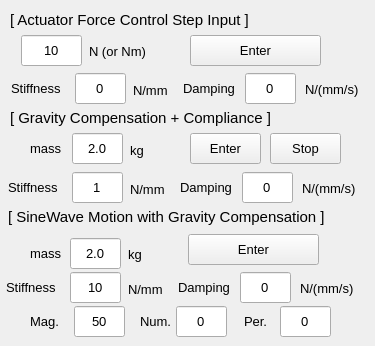
   <widget class="QWidget" name="tab_3">
    <attribute name="title">
     <string>Actuator Force</string>
    </attribute>
    <widget class="QLabel" name="label_91">
     <property name="geometry">
      <rect>
       <x>89</x>
       <y>41</y>
       <width>81</width>
       <height>20</height>
      </rect>
     </property>
     <property name="font">
      <font>
       <pointsize>10</pointsize>
      </font>
     </property>
     <property name="text">
      <string>N (or Nm)</string>
     </property>
    </widget>
    <widget class="QLineEdit" name="LE_ACTFORCE_STEPINPUT_VALUE">
     <property name="geometry">
      <rect>
       <x>21</x>
       <y>35</y>
       <width>61</width>
       <height>31</height>
      </rect>
     </property>
     <property name="font">
      <font>
       <pointsize>10</pointsize>
      </font>
     </property>
     <property name="text">
      <string>10</string>
     </property>
     <property name="alignment">
      <set>Qt::AlignCenter</set>
     </property>
    </widget>
    <widget class="QLabel" name="label_92">
     <property name="geometry">
      <rect>
       <x>10</x>
       <y>10</y>
       <width>341</width>
       <height>20</height>
      </rect>
     </property>
     <property name="font">
      <font>
       <pointsize>11</pointsize>
      </font>
     </property>
     <property name="text">
      <string>[ Actuator Force Control Step Input ]</string>
     </property>
    </widget>
    <widget class="QPushButton" name="BTN_ACTFORCE_STEPINPUT_GO">
     <property name="enabled">
      <bool>true</bool>
     </property>
     <property name="geometry">
      <rect>
       <x>190</x>
       <y>35</y>
       <width>131</width>
       <height>31</height>
      </rect>
     </property>
     <property name="font">
      <font>
       <pointsize>10</pointsize>
      </font>
     </property>
     <property name="text">
      <string>Enter</string>
     </property>
    </widget>
    <widget class="QLabel" name="label_93">
     <property name="geometry">
      <rect>
       <x>133</x>
       <y>80</y>
       <width>51</width>
       <height>20</height>
      </rect>
     </property>
     <property name="font">
      <font>
       <pointsize>10</pointsize>
      </font>
     </property>
     <property name="text">
      <string>N/mm</string>
     </property>
    </widget>
    <widget class="QLineEdit" name="LE_ACTFORCE_STEPINPUT_STIFFNESS">
     <property name="geometry">
      <rect>
       <x>75</x>
       <y>73</y>
       <width>51</width>
       <height>31</height>
      </rect>
     </property>
     <property name="font">
      <font>
       <pointsize>10</pointsize>
      </font>
     </property>
     <property name="text">
      <string>0</string>
     </property>
     <property name="alignment">
      <set>Qt::AlignCenter</set>
     </property>
    </widget>
    <widget class="QLabel" name="label_94">
     <property name="geometry">
      <rect>
       <x>11</x>
       <y>78</y>
       <width>71</width>
       <height>20</height>
      </rect>
     </property>
     <property name="font">
      <font>
       <pointsize>10</pointsize>
      </font>
     </property>
     <property name="text">
      <string>Stiffness</string>
     </property>
    </widget>
    <widget class="QLabel" name="label_95">
     <property name="geometry">
      <rect>
       <x>305</x>
       <y>79</y>
       <width>61</width>
       <height>20</height>
      </rect>
     </property>
     <property name="font">
      <font>
       <pointsize>10</pointsize>
      </font>
     </property>
     <property name="text">
      <string>N/(mm/s)</string>
     </property>
    </widget>
    <widget class="QLineEdit" name="LE_ACTFORCE_STEPINPUT_DAMPING">
     <property name="geometry">
      <rect>
       <x>245</x>
       <y>73</y>
       <width>51</width>
       <height>31</height>
      </rect>
     </property>
     <property name="font">
      <font>
       <pointsize>10</pointsize>
      </font>
     </property>
     <property name="text">
      <string>0</string>
     </property>
     <property name="alignment">
      <set>Qt::AlignCenter</set>
     </property>
    </widget>
    <widget class="QLabel" name="label_96">
     <property name="geometry">
      <rect>
       <x>183</x>
       <y>78</y>
       <width>71</width>
       <height>20</height>
      </rect>
     </property>
     <property name="font">
      <font>
       <pointsize>10</pointsize>
      </font>
     </property>
     <property name="text">
      <string>Damping</string>
     </property>
    </widget>
    <widget class="QLabel" name="label_97">
     <property name="geometry">
      <rect>
       <x>10</x>
       <y>108</y>
       <width>341</width>
       <height>20</height>
      </rect>
     </property>
     <property name="font">
      <font>
       <pointsize>11</pointsize>
      </font>
     </property>
     <property name="text">
      <string>[ Gravity Compensation + Compliance ]</string>
     </property>
    </widget>
    <widget class="QLabel" name="label_98">
     <property name="geometry">
      <rect>
       <x>302</x>
       <y>178</y>
       <width>61</width>
       <height>20</height>
      </rect>
     </property>
     <property name="font">
      <font>
       <pointsize>10</pointsize>
      </font>
     </property>
     <property name="text">
      <string>N/(mm/s)</string>
     </property>
    </widget>
    <widget class="QLineEdit" name="LE_ACTFORCE_GRAVCOMP_STIFFNESS">
     <property name="geometry">
      <rect>
       <x>72</x>
       <y>172</y>
       <width>51</width>
       <height>31</height>
      </rect>
     </property>
     <property name="font">
      <font>
       <pointsize>10</pointsize>
      </font>
     </property>
     <property name="text">
      <string>1</string>
     </property>
     <property name="alignment">
      <set>Qt::AlignCenter</set>
     </property>
    </widget>
    <widget class="QLineEdit" name="LE_ACTFORCE_GRAVCOMP_DAMPING">
     <property name="geometry">
      <rect>
       <x>242</x>
       <y>172</y>
       <width>51</width>
       <height>31</height>
      </rect>
     </property>
     <property name="font">
      <font>
       <pointsize>10</pointsize>
      </font>
     </property>
     <property name="text">
      <string>0</string>
     </property>
     <property name="alignment">
      <set>Qt::AlignCenter</set>
     </property>
    </widget>
    <widget class="QLabel" name="label_99">
     <property name="geometry">
      <rect>
       <x>180</x>
       <y>177</y>
       <width>71</width>
       <height>20</height>
      </rect>
     </property>
     <property name="font">
      <font>
       <pointsize>10</pointsize>
      </font>
     </property>
     <property name="text">
      <string>Damping</string>
     </property>
    </widget>
    <widget class="QLabel" name="label_100">
     <property name="geometry">
      <rect>
       <x>8</x>
       <y>177</y>
       <width>71</width>
       <height>20</height>
      </rect>
     </property>
     <property name="font">
      <font>
       <pointsize>10</pointsize>
      </font>
     </property>
     <property name="text">
      <string>Stiffness</string>
     </property>
    </widget>
    <widget class="QLabel" name="label_101">
     <property name="geometry">
      <rect>
       <x>130</x>
       <y>179</y>
       <width>51</width>
       <height>20</height>
      </rect>
     </property>
     <property name="font">
      <font>
       <pointsize>10</pointsize>
      </font>
     </property>
     <property name="text">
      <string>N/mm</string>
     </property>
    </widget>
    <widget class="QLabel" name="label_104">
     <property name="geometry">
      <rect>
       <x>30</x>
       <y>138</y>
       <width>31</width>
       <height>20</height>
      </rect>
     </property>
     <property name="font">
      <font>
       <pointsize>10</pointsize>
      </font>
     </property>
     <property name="text">
      <string>mass</string>
     </property>
    </widget>
    <widget class="QLabel" name="label_105">
     <property name="geometry">
      <rect>
       <x>130</x>
       <y>140</y>
       <width>51</width>
       <height>20</height>
      </rect>
     </property>
     <property name="font">
      <font>
       <pointsize>10</pointsize>
      </font>
     </property>
     <property name="text">
      <string>kg</string>
     </property>
    </widget>
    <widget class="QLineEdit" name="LE_ACTFORCE_GRAVCOMP_MASS">
     <property name="geometry">
      <rect>
       <x>72</x>
       <y>133</y>
       <width>51</width>
       <height>31</height>
      </rect>
     </property>
     <property name="font">
      <font>
       <pointsize>10</pointsize>
      </font>
     </property>
     <property name="text">
      <string>2.0</string>
     </property>
     <property name="alignment">
      <set>Qt::AlignCenter</set>
     </property>
    </widget>
    <widget class="QPushButton" name="BTN_ACTFORCE_GRAVCOMP_GO">
     <property name="enabled">
      <bool>true</bool>
     </property>
     <property name="geometry">
      <rect>
       <x>190</x>
       <y>133</y>
       <width>71</width>
       <height>31</height>
      </rect>
     </property>
     <property name="font">
      <font>
       <pointsize>10</pointsize>
      </font>
     </property>
     <property name="text">
      <string>Enter</string>
     </property>
    </widget>
    <widget class="QLabel" name="label_102">
     <property name="geometry">
      <rect>
       <x>140</x>
       <y>311</y>
       <width>61</width>
       <height>20</height>
      </rect>
     </property>
     <property name="font">
      <font>
       <pointsize>10</pointsize>
      </font>
     </property>
     <property name="text">
      <string>Num.</string>
     </property>
    </widget>
    <widget class="QLabel" name="label_106">
     <property name="geometry">
      <rect>
       <x>30</x>
       <y>243</y>
       <width>41</width>
       <height>20</height>
      </rect>
     </property>
     <property name="font">
      <font>
       <pointsize>10</pointsize>
      </font>
     </property>
     <property name="text">
      <string>mass</string>
     </property>
    </widget>
    <widget class="QPushButton" name="BTN_ACTFORCE_SINEWAVE_GO">
     <property name="enabled">
      <bool>true</bool>
     </property>
     <property name="geometry">
      <rect>
       <x>188</x>
       <y>234</y>
       <width>131</width>
       <height>31</height>
      </rect>
     </property>
     <property name="font">
      <font>
       <pointsize>10</pointsize>
      </font>
     </property>
     <property name="text">
      <string>Enter</string>
     </property>
    </widget>
    <widget class="QLabel" name="label_107">
     <property name="geometry">
      <rect>
       <x>30</x>
       <y>311</y>
       <width>71</width>
       <height>20</height>
      </rect>
     </property>
     <property name="font">
      <font>
       <pointsize>10</pointsize>
      </font>
     </property>
     <property name="text">
      <string>Mag.</string>
     </property>
    </widget>
    <widget class="QLabel" name="label_110">
     <property name="geometry">
      <rect>
       <x>8</x>
       <y>207</y>
       <width>341</width>
       <height>20</height>
      </rect>
     </property>
     <property name="font">
      <font>
       <pointsize>11</pointsize>
      </font>
     </property>
     <property name="text">
      <string>[ SineWave Motion with Gravity Compensation ]</string>
     </property>
    </widget>
    <widget class="QLineEdit" name="LE_ACTFORCE_SINEWAVE_MASS">
     <property name="geometry">
      <rect>
       <x>70</x>
       <y>238</y>
       <width>51</width>
       <height>31</height>
      </rect>
     </property>
     <property name="font">
      <font>
       <pointsize>10</pointsize>
      </font>
     </property>
     <property name="text">
      <string>2.0</string>
     </property>
     <property name="alignment">
      <set>Qt::AlignCenter</set>
     </property>
    </widget>
    <widget class="QLineEdit" name="LE_ACTFORCE_SINEWAVE_MAG">
     <property name="geometry">
      <rect>
       <x>74</x>
       <y>306</y>
       <width>51</width>
       <height>31</height>
      </rect>
     </property>
     <property name="font">
      <font>
       <pointsize>10</pointsize>
      </font>
     </property>
     <property name="text">
      <string>50</string>
     </property>
     <property name="alignment">
      <set>Qt::AlignCenter</set>
     </property>
    </widget>
    <widget class="QLineEdit" name="LE_ACTFORCE_SINEWAVE_NUM">
     <property name="geometry">
      <rect>
       <x>176</x>
       <y>306</y>
       <width>51</width>
       <height>31</height>
      </rect>
     </property>
     <property name="font">
      <font>
       <pointsize>10</pointsize>
      </font>
     </property>
     <property name="text">
      <string>0</string>
     </property>
     <property name="alignment">
      <set>Qt::AlignCenter</set>
     </property>
    </widget>
    <widget class="QLabel" name="label_111">
     <property name="geometry">
      <rect>
       <x>128</x>
       <y>244</y>
       <width>51</width>
       <height>20</height>
      </rect>
     </property>
     <property name="font">
      <font>
       <pointsize>10</pointsize>
      </font>
     </property>
     <property name="text">
      <string>kg</string>
     </property>
    </widget>
    <widget class="QLineEdit" name="LE_ACTFORCE_SINEWAVE_PER">
     <property name="geometry">
      <rect>
       <x>280</x>
       <y>306</y>
       <width>51</width>
       <height>31</height>
      </rect>
     </property>
     <property name="font">
      <font>
       <pointsize>10</pointsize>
      </font>
     </property>
     <property name="text">
      <string>0</string>
     </property>
     <property name="alignment">
      <set>Qt::AlignCenter</set>
     </property>
    </widget>
    <widget class="QLabel" name="label_103">
     <property name="geometry">
      <rect>
       <x>244</x>
       <y>311</y>
       <width>51</width>
       <height>20</height>
      </rect>
     </property>
     <property name="font">
      <font>
       <pointsize>10</pointsize>
      </font>
     </property>
     <property name="text">
      <string>Per.</string>
     </property>
    </widget>
    <widget class="QPushButton" name="BTN_ACTFORCE_GRAVCOMP_STOP">
     <property name="enabled">
      <bool>true</bool>
     </property>
     <property name="geometry">
      <rect>
       <x>270</x>
       <y>133</y>
       <width>71</width>
       <height>31</height>
      </rect>
     </property>
     <property name="font">
      <font>
       <pointsize>10</pointsize>
      </font>
     </property>
     <property name="text">
      <string>Stop</string>
     </property>
    </widget>
    <widget class="QLineEdit" name="LE_ACTFORCE_SINEWAVE_STIFFNESS">
     <property name="geometry">
      <rect>
       <x>70</x>
       <y>272</y>
       <width>51</width>
       <height>31</height>
      </rect>
     </property>
     <property name="font">
      <font>
       <pointsize>10</pointsize>
      </font>
     </property>
     <property name="text">
      <string>10</string>
     </property>
     <property name="alignment">
      <set>Qt::AlignCenter</set>
     </property>
    </widget>
    <widget class="QLabel" name="label_109">
     <property name="geometry">
      <rect>
       <x>300</x>
       <y>278</y>
       <width>61</width>
       <height>20</height>
      </rect>
     </property>
     <property name="font">
      <font>
       <pointsize>10</pointsize>
      </font>
     </property>
     <property name="text">
      <string>N/(mm/s)</string>
     </property>
    </widget>
    <widget class="QLabel" name="label_112">
     <property name="geometry">
      <rect>
       <x>6</x>
       <y>277</y>
       <width>71</width>
       <height>20</height>
      </rect>
     </property>
     <property name="font">
      <font>
       <pointsize>10</pointsize>
      </font>
     </property>
     <property name="text">
      <string>Stiffness</string>
     </property>
    </widget>
    <widget class="QLabel" name="label_113">
     <property name="geometry">
      <rect>
       <x>178</x>
       <y>277</y>
       <width>71</width>
       <height>20</height>
      </rect>
     </property>
     <property name="font">
      <font>
       <pointsize>10</pointsize>
      </font>
     </property>
     <property name="text">
      <string>Damping</string>
     </property>
    </widget>
    <widget class="QLineEdit" name="LE_ACTFORCE_SINEWAVE_DAMPING">
     <property name="geometry">
      <rect>
       <x>240</x>
       <y>272</y>
       <width>51</width>
       <height>31</height>
      </rect>
     </property>
     <property name="font">
      <font>
       <pointsize>10</pointsize>
      </font>
     </property>
     <property name="text">
      <string>0</string>
     </property>
     <property name="alignment">
      <set>Qt::AlignCenter</set>
     </property>
    </widget>
    <widget class="QLabel" name="label_114">
     <property name="geometry">
      <rect>
       <x>128</x>
       <y>279</y>
       <width>51</width>
       <height>20</height>
      </rect>
     </property>
     <property name="font">
      <font>
       <pointsize>10</pointsize>
      </font>
     </property>
     <property name="text">
      <string>N/mm</string>
     </property>
    </widget>
   </widget>
